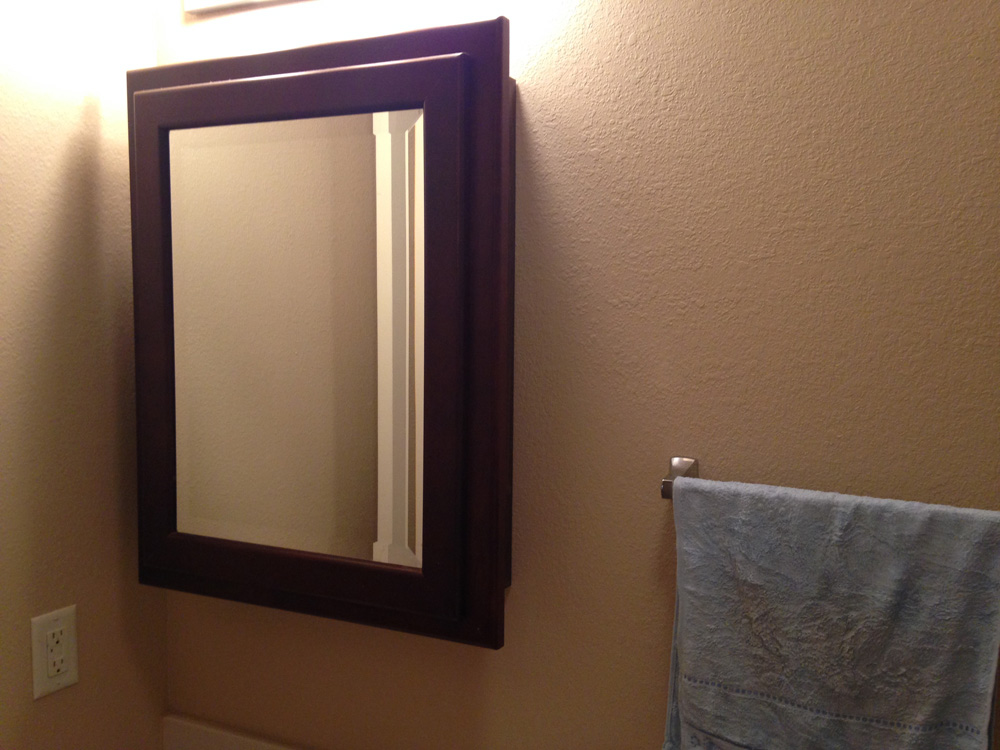
//> input picture EstimateHomograpgy/Mirror.jpg, 1000 x 750 px, given in place of Frame.jpg, which was not available
$ ./main   (built with g++ and OpenCV 4)
//> lines starting //> are read from the running program, lines starting //| are printed output that depends on the picture; after the words box and inside, x2 and y2 are one past the last pixel; in counts of white or black regions, pixels touching at a corner belong together; pictures that were not available may be replaced by others from this repository, and a replacement may not be noted
#include<opencv.hpp>
#include<iostream>

using namespace std;
using namespace cv;


/*------------------------------------------------------------------
 * Function:
 *		 initMat - initialze matrices needed in the linear algebraic
 *		 systems
 * Input:
 *		 Point2f image[7] - 8 object coordinates in original plane
 *		 Point2f frame[7] - 8 object coordinates in projected plane
 *		 Mat Avec - matrix left multiply the H
 *		 Mat bvec - matrix contain 16 coordinates in projected plane
 * Output:
 *		 Avec, bvec
 *------------------------------------------------------------------
 */


void initMat(const Point2f image[7], const Point2f frame[7], Mat& Avec, Mat& bvec)
{
	 const int size = 8;
	 for(int i = 0; i < size; ++i)
	 {
		 for(int k = 0; k < 2; ++k)
		 {
			 if(k == 0){
				 Avec.at<float>(2*i+k,0) = image[i].x;
				 Avec.at<float>(2*i+k,1) = image[i].y;
				 Avec.at<float>(2*i+k,2) = 1.f;
				 Avec.at<float>(2*i+k,3) = 0.f;
				 Avec.at<float>(2*i+k,4) = 0.f;
				 Avec.at<float>(2*i+k,5) = 0.f;
				 Avec.at<float>(2*i+k,6) = -image[i].x*frame[i].x;
				 Avec.at<float>(2*i+k,7) = -image[i].y*frame[i].x;
				 bvec.at<float>(2*i+k,0) = frame[i].x;
			 }else{
				 Avec.at<float>(2*i+k,0) = 0.f;
				 Avec.at<float>(2*i+k,1) = 0.f;
				 Avec.at<float>(2*i+k,2) = 0.f;
				 Avec.at<float>(2*i+k,3) = image[i].x;
				 Avec.at<float>(2*i+k,4) = image[i].y;
				 Avec.at<float>(2*i+k,5) = 1.f;
				 Avec.at<float>(2*i+k,6) = -image[i].x*frame[i].y;
				 Avec.at<float>(2*i+k,7) = -image[i].y*frame[i].y;
				 bvec.at<float>(2*i+k,0) = frame[i].y;
			 }
		 }
	 }
}


/*----------------------------------------------------------------------
 * Function:
 *		 World2Frame - project the world actual image to the destination
 *		 frame
 * Input:
 *		 Mat frame - the destination frame matrix
 *		 Mat world - the world actual image matrix
 *		 Size frame_size - the size of the frame matrix
 *		 Size world_size - the size of the world matrix
 *		 Mat hVector - H transformation matrix
 * Ouput:
 *		 frame
 *----------------------------------------------------------------------
 */


void World2Frame(Mat& frame, const Mat world, const Size frame_size, const Size world_size, const Mat hVector)
{
	const int world_w = world_size.width, world_h = world_size.height;
	const int frame_w = frame_size.width, frame_h = frame_size.height;
	Point2f tmpPoint;
	Mat tmpMat, tmpResult;

	for(int i = 0; i < world_w; ++i)
	{
		tmpPoint.x = (float)i;
		for(int j = 0; j < world_h; ++j)
		{
			tmpPoint.y = (float)j;
			tmpMat = Mat(tmpPoint);
			tmpMat.push_back(1.f);	// construct the homogeneous coordinate
			tmpResult = hVector*tmpMat;		// calculated result homogeneous point in the frame image
			int resultx = ceil(tmpResult.at<float>(0,0)/tmpResult.at<float>(2,0));	// get the result x coordinate in the frame image
			int resulty = ceil(tmpResult.at<float>(1,0)/tmpResult.at<float>(2,0));	// get the result y coordinate in the frame image

			// assign R, G, B value in the world image to the corresponding coordinate in the frame image
			for(int k = 0; k < 3; ++k)
			{
				frame.data[frame.channels()*(frame.cols*resulty + resultx) + k] = world.data[world.channels()*(world.cols*j + i) + k];
			}
		}
	}
}


/*------------------------------------------------------------------------
 * Function:
 *		 imageBackProj - back project the current image to the world plane
 * Input:
 *		 Mat iFrame - the current frame matrix
 *		 Mat oFrame - the world plane matrix after warp
 *		 Size frame_size - the size of the input frame matrix
 *		 Mat hVector - H transformation matrix
 * Ouput:
 *		 oFrame
 *------------------------------------------------------------------------
 */


Mat imageBackProj(const Mat& iFrame, Mat& oFrame, const Size frame_size, const Mat hVector)
{
	float xmin, xmax, ymin, ymax, xtmp, ytmp;
	float scale, aspect_ratio;
	int height, width;
	Point2f tmpPoint;
	Mat tmpResult, tmpMat;
	Mat hinv = hVector.inv(DECOMP_SVD);

	Mat bound_iFrame(3, 4, CV_32F);
	Mat bound_oFrame(3, 4, CV_32F);

	// construct four points of input frame
	bound_iFrame.at<float>(0,0) = 0;
	bound_iFrame.at<float>(1,0) = 0;
	bound_iFrame.at<float>(2,0) = 1.f;
	bound_iFrame.at<float>(0,1) = (float)(frame_size.width - 1);
	bound_iFrame.at<float>(1,1) = 0;
	bound_iFrame.at<float>(2,1) = 1.f;
	bound_iFrame.at<float>(0,2) = (float)(frame_size.width - 1);
	bound_iFrame.at<float>(1,2) = (float)(frame_size.height - 1);
	bound_iFrame.at<float>(2,2) = 1;
	bound_iFrame.at<float>(0,3) = 0;
	bound_iFrame.at<float>(1,3) = (float)(frame_size.height - 1);
	bound_iFrame.at<float>(2,3) = 1;

	bound_oFrame = hVector*bound_iFrame;

	// calculate the bound values of the projected vertices
	xmin = ymin = 1e10; xmax = ymax = 0;
	for(int i = 0; i < 4; ++i)
	{
		xtmp = bound_oFrame.at<float>(0, i)/bound_oFrame.at<float>(2, i);
		ytmp = bound_oFrame.at<float>(1, i)/bound_oFrame.at<float>(2, i);
		if(xtmp < xmin)
			xmin = xtmp;
		if(xtmp > xmax)
			xmax = xtmp;
		if(ytmp < ymin)
			ymin = ytmp;
		if(ytmp > ymax)
			ymax = ytmp;
	}

	// calculate ratio and scale
	aspect_ratio = (xmax - xmin)/(ymax - ymin);
	height = frame_size.height;
	width = height*aspect_ratio;
	scale = height/(ymax - ymin);

	oFrame = Mat(Size(width, height), iFrame.type());

	// set the new H inverse with offsets
	hinv.at<float>(0,2) = scale*(xmin*hinv.at<float>(0,0) + ymin*hinv.at<float>(0,1) + hinv.at<float>(0,2));
	hinv.at<float>(1,2) = scale*(xmin*hinv.at<float>(1,0) + ymin*hinv.at<float>(1,1) + hinv.at<float>(1,2));
	hinv.at<float>(2,2) = scale*(xmin*hinv.at<float>(2,0) + ymin*hinv.at<float>(2,1) + hinv.at<float>(2,2));

	for(int i = 0; i < width; ++i)
	{
		tmpPoint.x = (float)i;
		for(int j = 0; j < height; ++j)
		{
			tmpPoint.y = (float)j;
			tmpMat = Mat(tmpPoint);
			tmpMat.push_back(1.f);
			tmpResult = hinv*tmpMat;
			float resultx = tmpResult.at<float>(0,0)/tmpResult.at<float>(2,0);
			float resulty = tmpResult.at<float>(1,0)/tmpResult.at<float>(2,0);

			if(resultx < 0 || resultx > frame_size.width - 1 || resulty < 0 || resulty > frame_size.height - 1)
				continue;

			// apply bilinear interpollation to smooth R, G, B channels of the target frame
			for(int k = 0; k < 3; ++k)
			{
				double sum = 0;
				sum += (1.0 - (resultx - (int)resultx))*(1.0 - (resulty - (int)resulty))*iFrame.data[iFrame.channels()*(iFrame.cols*(int)resulty + (int)resultx) + k];
				sum += (1.0 - (resultx - (int)resultx))*(resulty - (int)resulty)*iFrame.data[iFrame.channels()*(iFrame.cols*(int)(resulty + 1) + (int)resultx) + k];
				sum += (resultx - (int)resultx)*(1.0 - (resulty - (int)resulty))*iFrame.data[iFrame.channels()*(iFrame.cols*(int)resulty + (int)(resultx + 1)) + k];
				sum += (resultx - (int)resultx)*(resulty - (int)resulty)*iFrame.data[iFrame.channels()*(iFrame.cols*(int)(resulty + 1) + (int)(resultx + 1)) + k];
				oFrame.data[oFrame.channels()*(oFrame.cols*j + i) + k] = sum;
			}
		}
	}

	return hinv;

}


/*------------------------------------------------------------------------
 * Function:
 *		 merge_img - merge the world image to the frame
 * Input:
 *		 Mat frame - the target frame image
 *		 Mat world - the world frame image
 *		 Mat hinv - new H inverse matrix to calculate the location of the
 *		 resized world image
 *		 float topleftx - the x coordinate of the topleft target point
 *		 float toplefty - the y coordinate of the topleft target point
 *		 float bottomrightx - the x coordinate of the bottomright target
 *		 point
 *		 float bottomrighty - the y coordinate of the bottomright target
 *		 point
 * Ouput:
 *		 frame
 *------------------------------------------------------------------------
 */


void merge_img(Mat& frame, Mat world, Mat hinv, float topleftx, float toplefty, float bottomrightx, float bottomrighty)
{
	// construct topleft and bottomright homogeneous coordinates
	Point2f topleft(topleftx, toplefty);
	Point2f bottomright(bottomrightx, bottomrighty);
	Mat topl = Mat(topleft);
	Mat btmr = Mat(bottomright);
	topl.push_back(1.f);
	btmr.push_back(1.f);

	// calculate the new topleft and bottomright coordinates
	Mat newH = hinv.inv(DECOMP_SVD);
	Mat Ptopl = newH*topl;
	Mat Pbtmr = newH*btmr;
	int newToplx = (int)Ptopl.at<float>(0,0)/Ptopl.at<float>(2,0);
	int newToply = (int)Ptopl.at<float>(1,0)/Ptopl.at<float>(2,0);

	int newBtmrx = (int)Pbtmr.at<float>(0,0)/Pbtmr.at<float>(2,0);
	int newBtmry = (int)Pbtmr.at<float>(1,0)/Pbtmr.at<float>(2,0);

	// construct the target frame size
	Size newWorldSize = Size(newBtmrx - newToplx, newBtmry - newToply);

	//resize the world image so that the target frame fits the image
	resize(world, world, newWorldSize);

	//merge two images at the designed location
	Rect roi(Point(newToplx, newToply), newWorldSize);
	world.copyTo(frame(roi));

	cout << "Ptopl: " << newToplx << " " << newToply << endl;
	cout << "Pbtmr: " << newBtmrx << " " << newBtmry << endl;

}

int main()
{
	/*-------------------------------
	 * Task 1: world to frame process
	 *-------------------------------
	 */

	Point2f image[7], world[7];
	image[0] = Point2f(0.f, 0.f);
	image[1] = Point2f(250.f, 0.f);
	image[2] = Point2f(500.f, 0.f);
	image[3] = Point2f(500.f, 254.f);
	image[4] = Point2f(500.f, 508.f);
	image[5] = Point2f(250.f, 508.f);
	image[6] = Point2f(0.f, 508.f);
	image[7] = Point2f(0.f, 254.f);
	world[0] = Point2f(188.f, 152.f);
	world[1] = Point2f(267.f, 163.f);
	world[2] = Point2f(346.f, 174.f);
	world[3] = Point2f(345.f, 302.f);
	world[4] = Point2f(345.f, 431.f);
	world[5] = Point2f(265.f, 446.f);
	world[6] = Point2f(186.f, 461.f);
	world[7] = Point2f(187.f, 306.f);

	Mat hvec;
	Mat Avec = Mat(16, 8, CV_32F);
	Mat bvec = Mat(16, 1, CV_32F);

	initMat(image, world, Avec, bvec);
	solve(Avec, bvec, hvec, DECOMP_SVD);
	hvec.push_back(1.f);
	hvec = hvec.reshape(0, 3);

	char* frame_name = "Frame.jpg";
	char* image_name = "Audrey.jpg";
	Mat frame_img = imread(frame_name, CV_LOAD_IMAGE_COLOR);
//> frame_img is the input picture: 750 rows x 1000 cols, CV_8UC3; mean B, G, R 80.2, 97, 120.9
	Mat world_img = imread(image_name, CV_LOAD_IMAGE_COLOR);
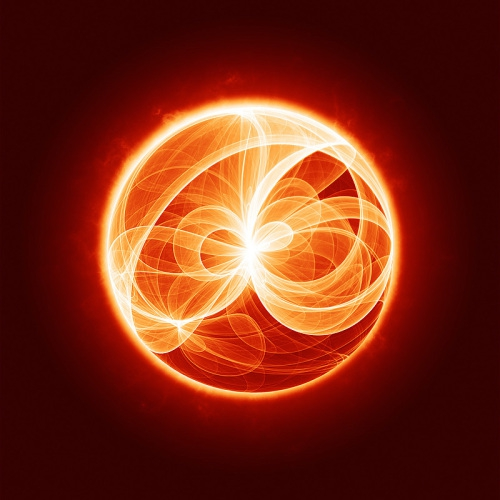
//> input picture EstimateHomograpgy/Attractor.jpg, 500 x 500 px, given in place of Audrey.jpg, which was not available
//> world_img is the input picture: 500 rows x 500 cols, CV_8UC3; mean B, G, R 23.5, 43.4, 121.3
	Mat frame_img1 = frame_img.clone();
	Size frame_size = frame_img.size();
	Size world_size = world_img.size();

	World2Frame(frame_img1, world_img, frame_size, world_size, hvec);
//> after the loop in World2Frame, `for(int i = 0; i < world_w; ++i)`:
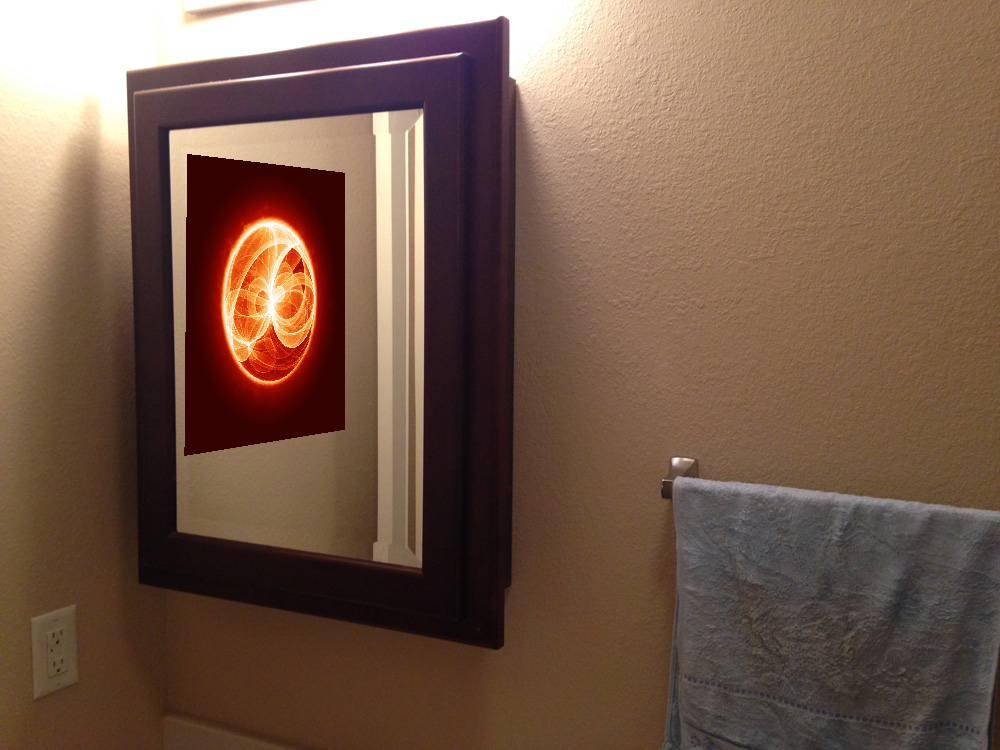
//> frame: 750 rows x 1000 cols, CV_8UC3; 5.93% of pixels changed, all inside (x1, y1, x2, y2) = (184, 154, 345, 456)
//> after the loop in World2Frame, `for(int i = 0; i < world_w; ++i)`: tmpMat = [499, 499, 1]; tmpResult = [399.4, 498.4, 1.16]

	/*-------------------------------
	 * Task 2: frame to world process
	 *-------------------------------
	 */

	image[0] = Point2f(486.f, 198.f);
	image[1] = Point2f(526.f, 203.f);
	image[2] = Point2f(567.f, 209.f);
	image[3] = Point2f(567.f, 307.f);
	image[4] = Point2f(567.f, 406.f);
	image[5] = Point2f(526.f, 413.f);
	image[6] = Point2f(486.f, 421.f);
	image[7] = Point2f(486.f, 309.f);
	world[0] = Point2f(251.f, 28.f);
	world[1] = Point2f(501.f, 28.f);
	world[2] = Point2f(751.f, 28.f);
	world[3] = Point2f(751.f, 282.f);
	world[4] = Point2f(751.f, 536.f);
	world[5] = Point2f(501.f, 536.f);
	world[6] = Point2f(251.f, 536.f);
	world[7] = Point2f(251.f, 282.f);

	initMat(image, world, Avec, bvec);
	solve(Avec, bvec, hvec, DECOMP_SVD);
	hvec.push_back(1.f);
	hvec = hvec.reshape(0, 3);

	Mat frame_img2;
	frame_img2 = Mat(frame_size.height, frame_size.width, frame_img.type());

	Mat newHinv = imageBackProj(frame_img, frame_img2, frame_size, hvec);
//> after the loop in imageBackProj, `for(int i = 0; i < width; ++i)`:
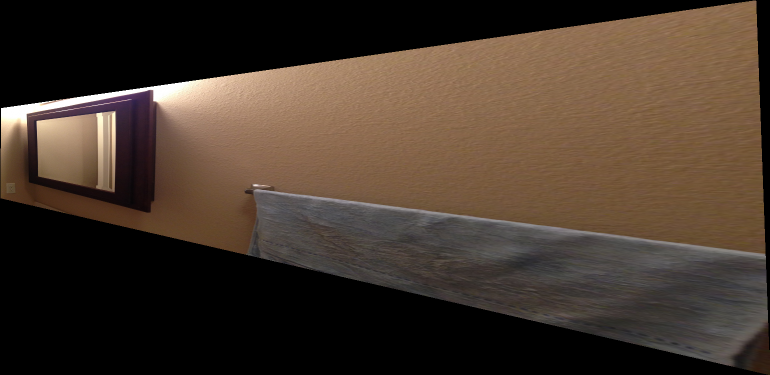
//> oFrame: 750 rows x 1539 cols, CV_8UC3 (shown at 1/2 size); mean B, G, R 44.4, 55.7, 69.9
//> after the loop in imageBackProj, `for(int i = 0; i < width; ++i)`: tmpMat = [1538, 749, 1]; tmpResult = [696.3, 521.8, 0.697]
//> newHinv = [[0.452, 0.00452, -1.79], [0.099, 0.693, -149.7], [0.000343, 8.58e-06, 0.163]]
	merge_img(frame_img2, world_img, newHinv, 486.f, 198.f, 567.f, 406.f);
//> in merge_img, `Mat newH = hinv.inv(DECOMP_SVD);`: newH = [[2.21, -0.0145, 10.88], [-1.3, 1.43, 1301.9], [-0.00457, -4.49e-05, 6.03]]
//> in merge_img, `Mat Ptopl = newH*topl;`: Ptopl = [1081.5, 952.7, 3.8]
//> in merge_img, `Mat Pbtmr = newH*btmr;`: Pbtmr = [1257.4, 1145.6, 3.42]
//> in merge_img, `int newToplx = (int)Ptopl.at<float>(0,0)/Ptopl.at<float>(2,0);`: newToplx = 284
//> in merge_img, `int newToply = (int)Ptopl.at<float>(1,0)/Ptopl.at<float>(2,0);`: newToply = 250
//> in merge_img, `int newBtmrx = (int)Pbtmr.at<float>(0,0)/Pbtmr.at<float>(2,0);`: newBtmrx = 367
//> in merge_img, `int newBtmry = (int)Pbtmr.at<float>(1,0)/Pbtmr.at<float>(2,0);`: newBtmry = 334
//> in merge_img, `Size newWorldSize = Size(newBtmrx - newToplx, newBtmry - newToply);`: newWorldSize = Size(83, 84)
//> in merge_img, `resize(world, world, newWorldSize);`:
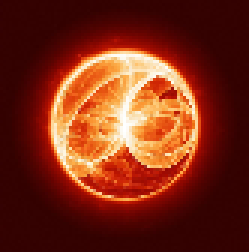
//> world: 84 rows x 83 cols, CV_8UC3 (shown 3 times larger); mean B, G, R 23.1, 43, 121.1
//> in merge_img, `Rect roi(Point(newToplx, newToply), newWorldSize);`: roi = Rect(284, 250, 83, 84)
//> in merge_img, `world.copyTo(frame(roi));`:
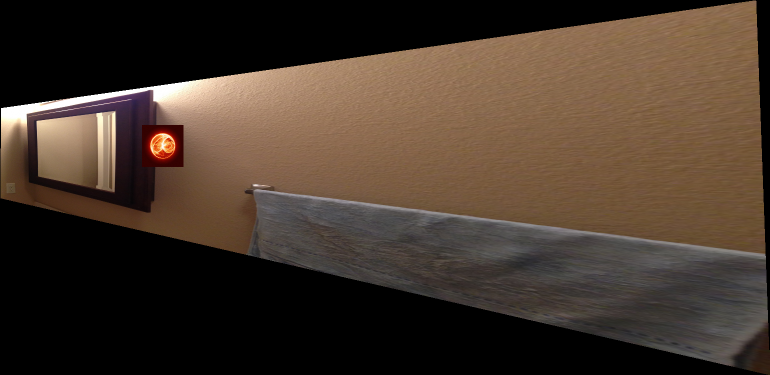
//> frame: 750 rows x 1539 cols, CV_8UC3 (shown at 1/2 size); 0.6% of pixels changed, all inside (x1, y1, x2, y2) = (284, 250, 367, 334)
//| Ptopl: 284 250
//| Pbtmr: 367 334

	/*-------------------------------------------------------------
	 * Task 3: reproject based on the real size of the target frame
	 *-------------------------------------------------------------
	 */

	image[0] = Point2f(188.f, 152.f);
	image[1] = Point2f(267.f, 163.f);
	image[2] = Point2f(346.f, 174.f);
	image[3] = Point2f(346.f, 302.f);
	image[4] = Point2f(346.f, 431.f);
	image[5] = Point2f(265.f, 446.f);
	image[6] = Point2f(186.f, 461.f);
	image[7] = Point2f(187.f, 306.f);
	world[0] = Point2f(170.f, 174.f);
	world[1] = Point2f(258.f, 174.f);
	world[2] = Point2f(346.f, 174.f);
	world[3] = Point2f(346.f, 302.f);
	world[4] = Point2f(346.f, 430.f);
	world[5] = Point2f(258.f, 430.f);
	world[6] = Point2f(170.f, 430.f);
	world[7] = Point2f(170.f, 302.f);

	initMat(image, world, Avec, bvec);
	solve(Avec, bvec, hvec, DECOMP_SVD);
	hvec.push_back(1.f);
	hvec = hvec.reshape(0, 3);

	Mat frame_img3;
	frame_img3 = Mat(frame_size.height, frame_size.width, frame_img.type());

	imageBackProj(frame_img1, frame_img3, frame_size, hvec);
//> call 2 of imageBackProj, with frame_size = Size(1000, 750)
//> after the loop in imageBackProj (call 2), `for(int i = 0; i < width; ++i)`:
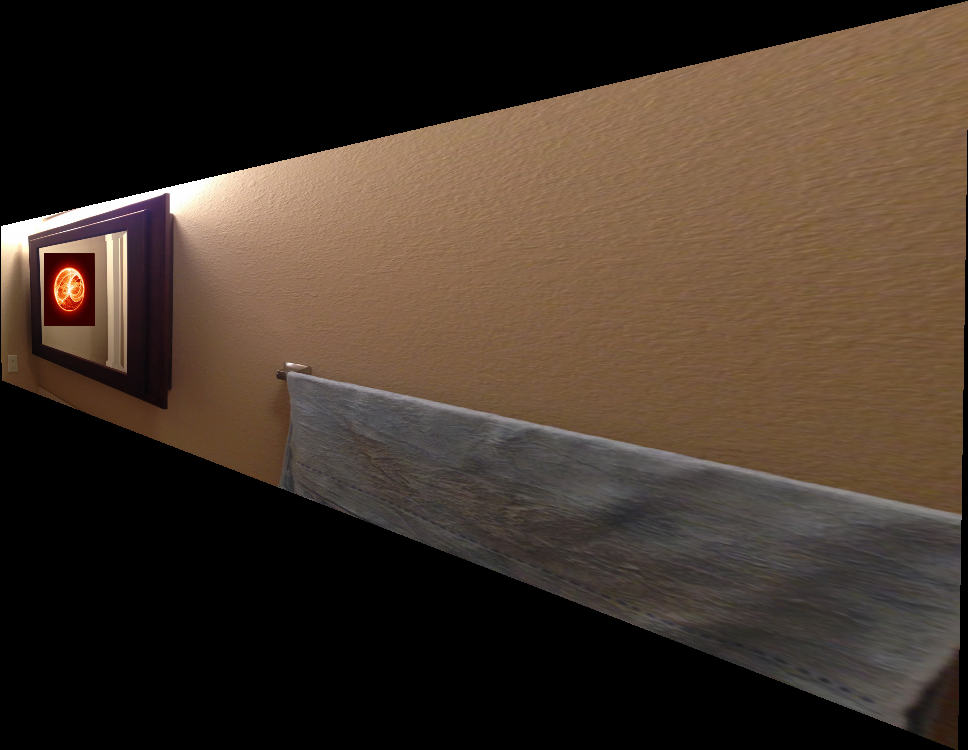
//> oFrame: 750 rows x 968 cols, CV_8UC3; mean B, G, R 42.6, 53.8, 67.9
//> after the loop in imageBackProj (call 2), `for(int i = 0; i < width; ++i)`: tmpMat = [967, 749, 1]; tmpResult = [1406.5, 1045.8, 1.41]

	image[0] = Point2f(282.f, 252.f);
	image[1] = Point2f(323.f, 252.f);
	image[2] = Point2f(365.f, 252.f);
	image[3] = Point2f(365.f, 294.f);
	image[4] = Point2f(365.f, 336.f);
	image[5] = Point2f(323.f, 336.f);
	image[6] = Point2f(282.f, 336.f);
	image[7] = Point2f(282.f, 294.f);
	world[0] = Point2f(282.f, 252.f);
	world[1] = Point2f(310.f, 252.f);
	world[2] = Point2f(338.f, 252.f);
	world[3] = Point2f(338.f, 294.f);
	world[4] = Point2f(338.f, 336.f);
	world[5] = Point2f(310.f, 336.f);
	world[6] = Point2f(282.f, 336.f);
	world[7] = Point2f(282.f, 294.f);

	initMat(image, world, Avec, bvec);
//> (the rest of the program and of its run is left out)
